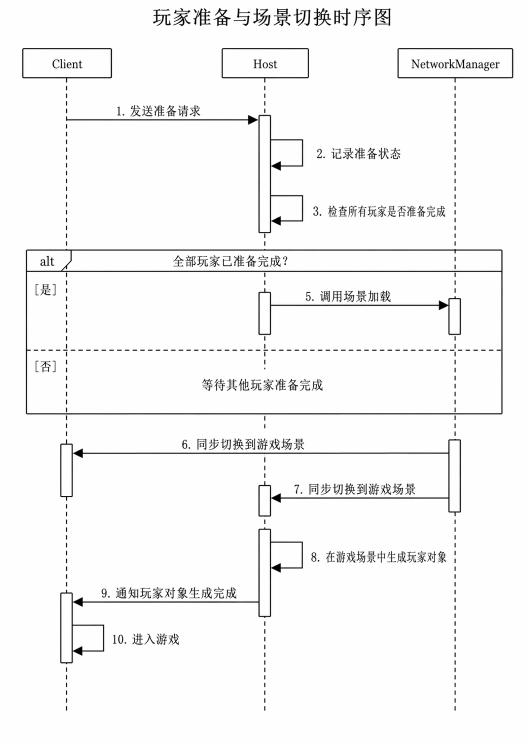
#> input picture tmp/slides/thesis_defense_assets/docx_media/image10.png, 1055 x 1491 px (shown at 1/2 size); its folder holds only this picture in this run
$ python create_media_contact_sheet.py
#> lines starting #> are read from the running program, lines starting #| are printed output that depends on the picture
from pathlib import Path

from PIL import Image, ImageDraw, ImageFont


MEDIA = Path(r"E:\UnityLearn\Kitchen\tmp\slides\thesis_defense_assets\docx_media")
OUT = Path(r"E:\UnityLearn\Kitchen\tmp\slides\thesis_defense_assets\media_contact_sheet.png")


def font(size):
    for f in [r"C:\Windows\Fonts\msyh.ttc", r"C:\Windows\Fonts\simhei.ttf"]:
        try:
            return ImageFont.truetype(f, size)
        except OSError:
            pass
    return ImageFont.load_default()


items = []
for path in sorted(MEDIA.glob("*.png")):
    im = Image.open(path).convert("RGB")
#> im is the input picture: PIL image 1055x1491 RGB; mean R, G, B 246.5, 246.5, 246.5
    items.append((path.name, im))

thumb_w, thumb_h = 220, 140
cell_w, cell_h = 260, 190
cols = 5
rows = (len(items) + cols - 1) // cols
#> rows = 1
sheet = Image.new("RGB", (cols * cell_w, rows * cell_h), "white")
#> sheet: PIL image 1300x190 RGB; every value is 255
draw = ImageDraw.Draw(sheet)
fnt = font(20)

for idx, (name, im) in enumerate(items):
    row, col = divmod(idx, cols)
    x, y = col * cell_w, row * cell_h
    im.thumbnail((thumb_w, thumb_h))
    sheet.paste(im, (x + (cell_w - im.width) // 2, y + 10))
    draw.text((x + 12, y + 155), name, fill=(0, 0, 0), font=fnt)
#> this loop made 1 pass
#> (name, row, col, x, y) on pass 1: ('image10.png', 0, 0, 0, 0)
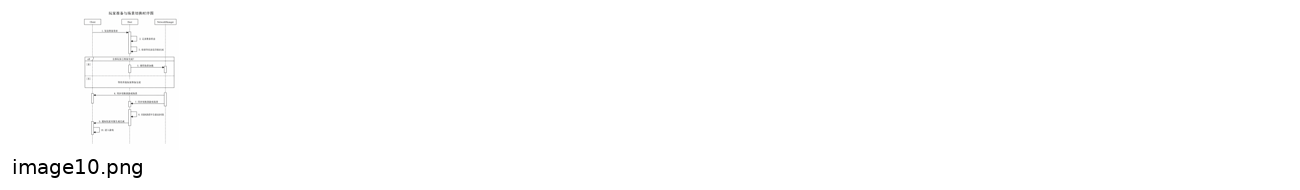
#> sheet: PIL image 1300x190 RGB; mean R, G, B 253.9, 253.9, 253.9

OUT.parent.mkdir(parents=True, exist_ok=True)
sheet.save(OUT)
print(OUT)

$ run again, on tmp/slides/thesis_defense_assets/docx_media/image14.png
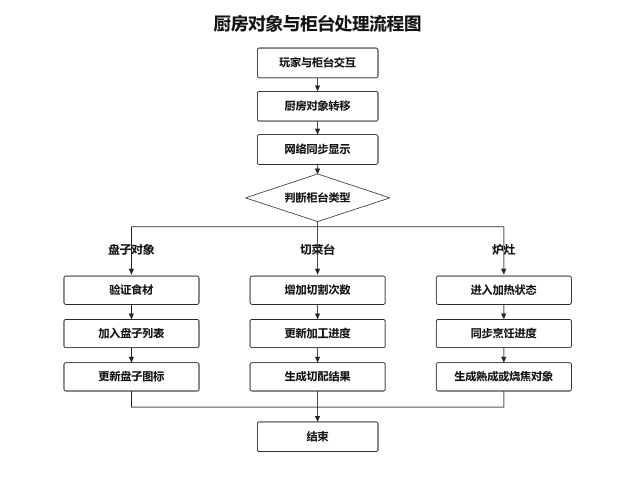
#> input picture tmp/slides/thesis_defense_assets/docx_media/image14.png, 1270 x 993 px (shown at 1/2 size)
#> im is the input picture: PIL image 1270x993 RGB; min 18, max 255, mean 245.9
#> rows = 1
#> the loop `for idx, (name, im) in enumerate(items):` made 1 pass
#> (name, row, col, x, y) on pass 1: ('image14.png', 0, 0, 0, 0)
#> after the loop `for idx, (name, im) in enumerate(items):`:
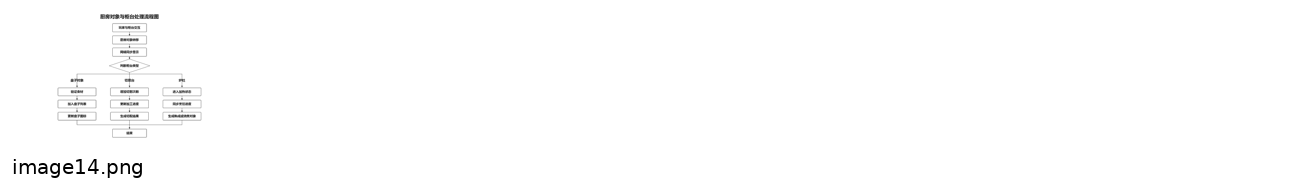
#> sheet: PIL image 1300x190 RGB; min 0, max 255, mean 253.4

$ run again, on tmp/slides/thesis_defense_assets/docx_media/image15.png
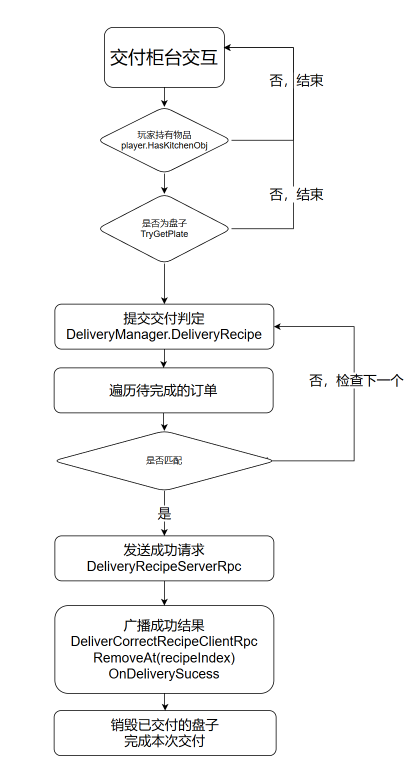
#> input picture tmp/slides/thesis_defense_assets/docx_media/image15.png, 829 x 1536 px (shown at 1/2 size)
#> im is the input picture: PIL image 829x1536 RGB; mean R, G, B 246.8, 246.8, 246.8
#> rows = 1
#> the loop `for idx, (name, im) in enumerate(items):` made 1 pass
#> (name, row, col, x, y) on pass 1: ('image15.png', 0, 0, 0, 0)
#> after the loop `for idx, (name, im) in enumerate(items):`:
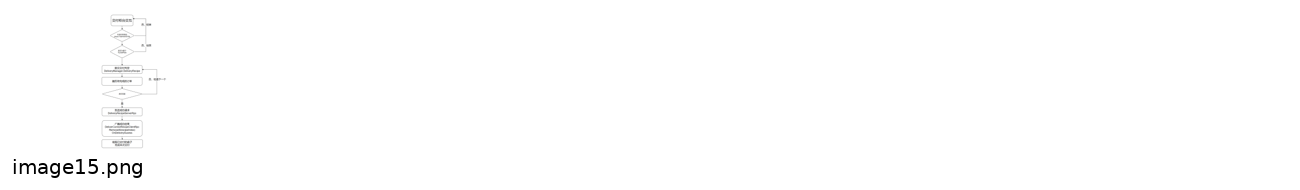
#> sheet: PIL image 1300x190 RGB; mean R, G, B 254, 254, 254

$ run again, on tmp/slides/thesis_defense_assets/docx_media/image16.png
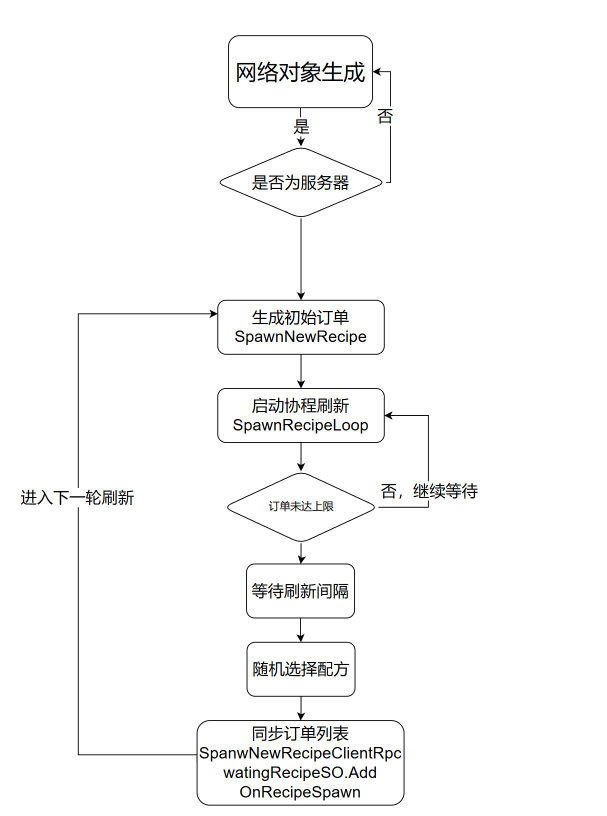
#> input picture tmp/slides/thesis_defense_assets/docx_media/image16.png, 1214 x 1632 px (shown at 1/2 size)
#> im is the input picture: PIL image 1214x1632 RGB; mean R, G, B 248.9, 248.9, 248.9
#> rows = 1
#> the loop `for idx, (name, im) in enumerate(items):` made 1 pass
#> (name, row, col, x, y) on pass 1: ('image16.png', 0, 0, 0, 0)
#> after the loop `for idx, (name, im) in enumerate(items):`:
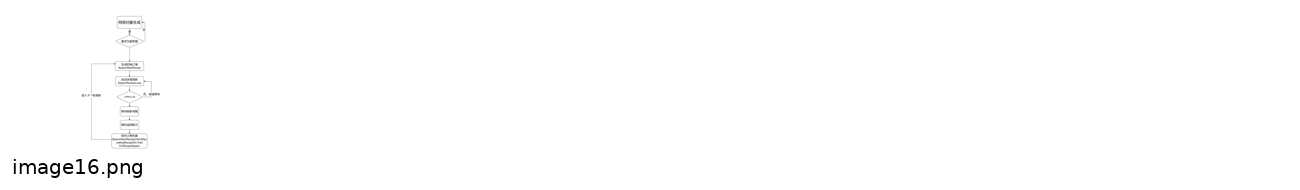
#> sheet: PIL image 1300x190 RGB; mean R, G, B 254, 254, 254

$ run again, on tmp/slides/thesis_defense_assets/docx_media/image11.png
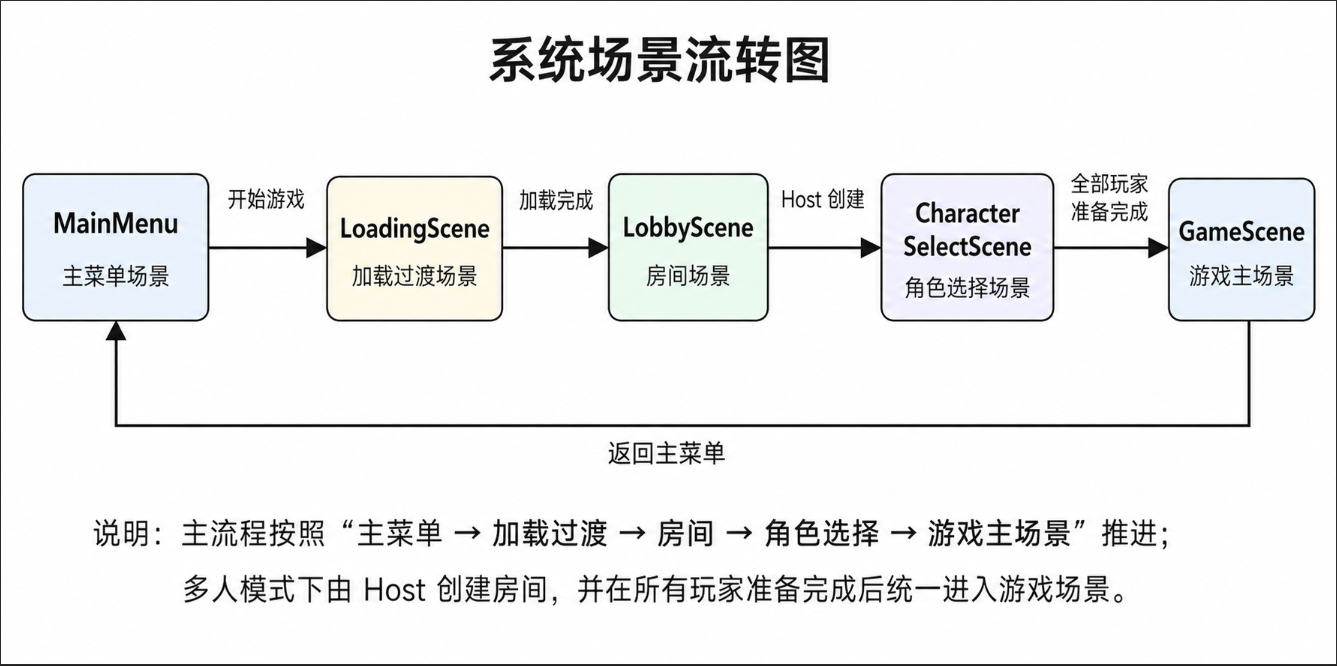
#> input picture tmp/slides/thesis_defense_assets/docx_media/image11.png, 1337 x 666 px
#> im is the input picture: PIL image 1337x666 RGB; mean R, G, B 238, 238.6, 238.7
#> rows = 1
#> the loop `for idx, (name, im) in enumerate(items):` made 1 pass
#> (name, row, col, x, y) on pass 1: ('image11.png', 0, 0, 0, 0)
#> after the loop `for idx, (name, im) in enumerate(items):`:
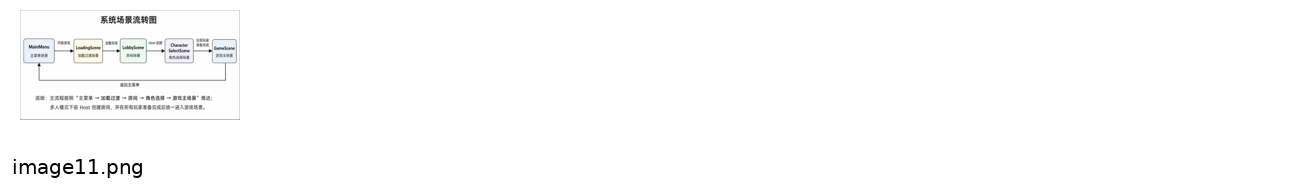
#> sheet: PIL image 1300x190 RGB; mean R, G, B 252.7, 252.8, 252.8
